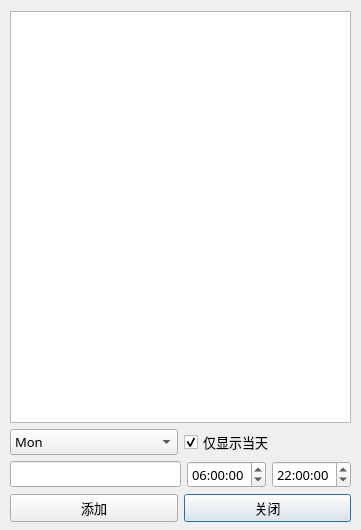
<?xml version="1.0" encoding="UTF-8"?>
<ui version="4.0">
 <class>ShowAllLessons</class>
 <widget class="QDialog" name="ShowAllLessons">
  <property name="geometry">
   <rect>
    <x>0</x>
    <y>0</y>
    <width>361</width>
    <height>530</height>
   </rect>
  </property>
  <property name="minimumSize">
   <size>
    <width>361</width>
    <height>530</height>
   </size>
  </property>
  <property name="maximumSize">
   <size>
    <width>361</width>
    <height>530</height>
   </size>
  </property>
  <property name="font">
   <font>
    <family>微软雅黑</family>
    <pointsize>10</pointsize>
   </font>
  </property>
  <property name="windowTitle">
   <string>所有课程</string>
  </property>
  <property name="windowIcon">
   <iconset resource="TimeTableQt.qrc">
    <normaloff>:/TimeTableQt/123.ico</normaloff>:/TimeTableQt/123.ico</iconset>
  </property>
  <widget class="QWidget" name="layoutWidget">
   <property name="geometry">
    <rect>
     <x>10</x>
     <y>11</y>
     <width>341</width>
     <height>511</height>
    </rect>
   </property>
   <layout class="QVBoxLayout" name="verticalLayout">
    <item>
     <widget class="QListView" name="listView"/>
    </item>
    <item>
     <layout class="QHBoxLayout" name="horizontalLayout_2">
      <item>
       <widget class="QComboBox" name="comboBox">
        <item>
         <property name="text">
          <string>Mon</string>
         </property>
        </item>
        <item>
         <property name="text">
          <string>Tue</string>
         </property>
        </item>
        <item>
         <property name="text">
          <string>Wed</string>
         </property>
        </item>
        <item>
         <property name="text">
          <string>Thu</string>
         </property>
        </item>
        <item>
         <property name="text">
          <string>Fri</string>
         </property>
        </item>
        <item>
         <property name="text">
          <string>Sat</string>
         </property>
        </item>
        <item>
         <property name="text">
          <string>Sun</string>
         </property>
        </item>
       </widget>
      </item>
      <item>
       <widget class="QCheckBox" name="checkBox">
        <property name="text">
         <string>仅显示当天</string>
        </property>
        <property name="checked">
         <bool>true</bool>
        </property>
       </widget>
      </item>
     </layout>
    </item>
    <item>
     <layout class="QHBoxLayout" name="horizontalLayout">
      <item>
       <widget class="QLineEdit" name="lineEdit"/>
      </item>
      <item>
       <widget class="QTimeEdit" name="timeEdit">
        <property name="time">
         <time>
          <hour>6</hour>
          <minute>0</minute>
          <second>0</second>
         </time>
        </property>
       </widget>
      </item>
      <item>
       <widget class="QTimeEdit" name="timeEdit_2">
        <property name="time">
         <time>
          <hour>22</hour>
          <minute>0</minute>
          <second>0</second>
         </time>
        </property>
       </widget>
      </item>
     </layout>
    </item>
    <item>
     <layout class="QHBoxLayout" name="horizontalLayout_3">
      <item>
       <widget class="QPushButton" name="pushButton">
        <property name="text">
         <string>添加</string>
        </property>
       </widget>
      </item>
      <item>
       <widget class="QPushButton" name="pushButton_2">
        <property name="text">
         <string>关闭</string>
        </property>
        <property name="default">
         <bool>true</bool>
        </property>
       </widget>
      </item>
     </layout>
    </item>
   </layout>
  </widget>
 </widget>
 <resources>
  <include location="TimeTableQt.qrc"/>
 </resources>
 <connections/>
</ui>
